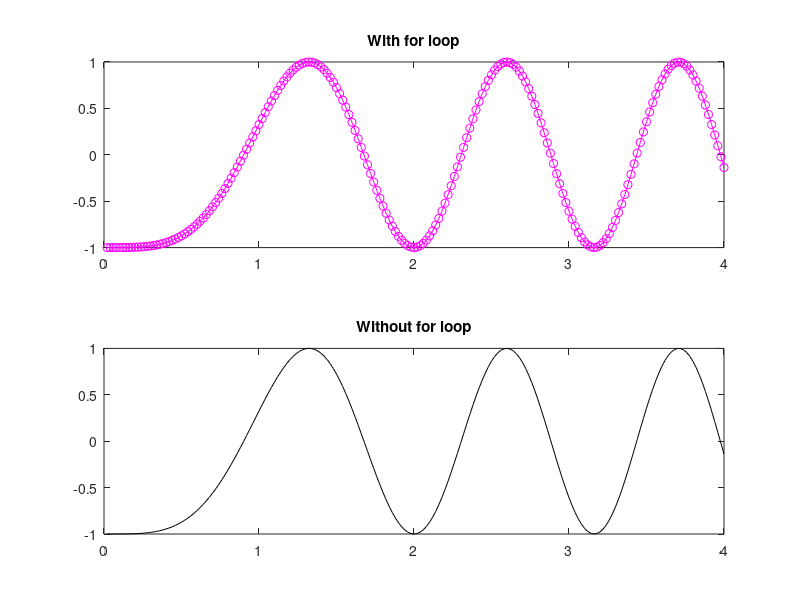

Write MATLAB code to recreate this figure.
% Make a plot of a weird signal
N = 200;

for k=1: N
    xk(k) = k/50;
    rk(k) = sqrt( xk(k)*xk(k) + 2.25 );
    sig(k) = exp(j*2*pi*rk(k));
end

subplot(2,1,1)
plot(xk, real(sig), 'mo-' )
title('With for loop')

N = 200;

x = (1:N)./50;
r = sqrt(x.*x+2.25);
sig = exp(j*2*pi.*r);

subplot(2,1,2)
plot(x, real(sig), 'k')
title('Without for loop')